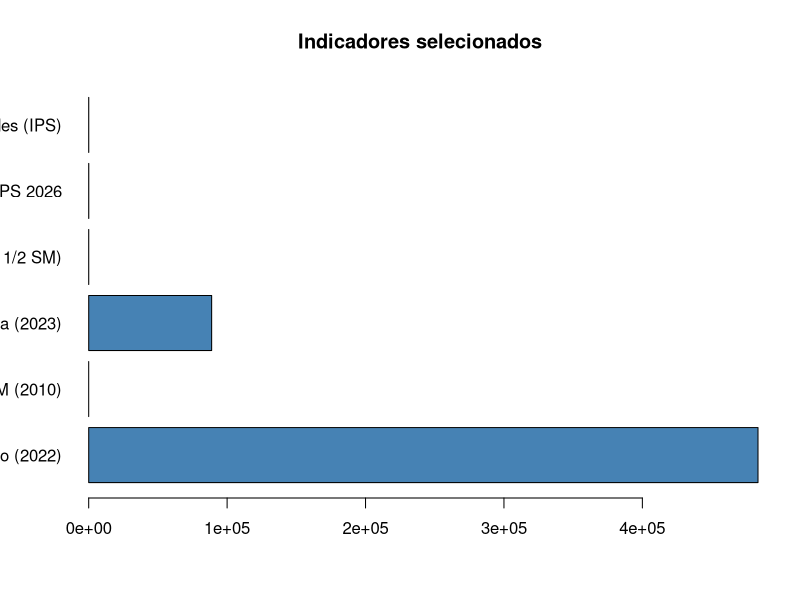
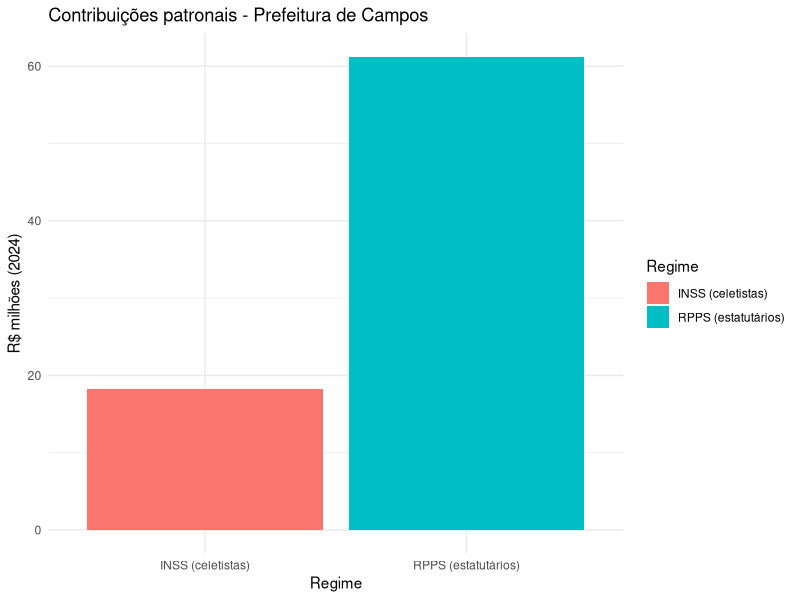
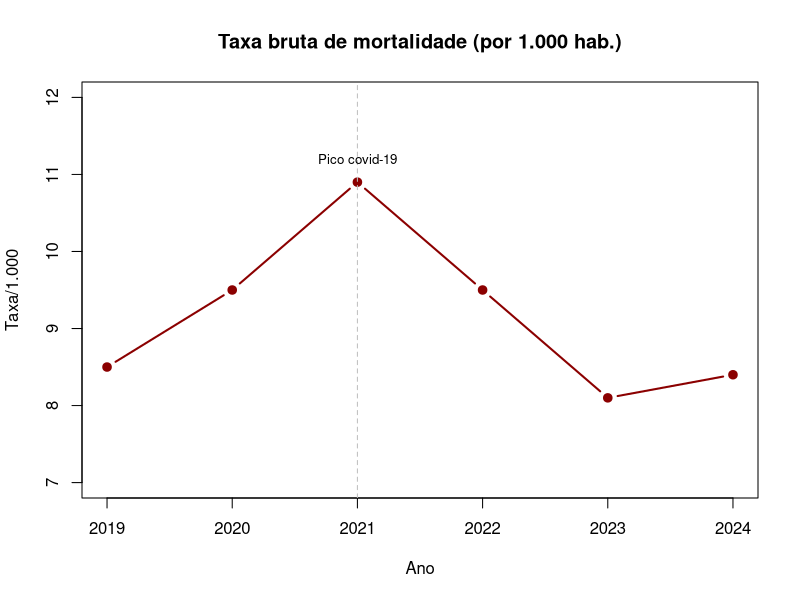
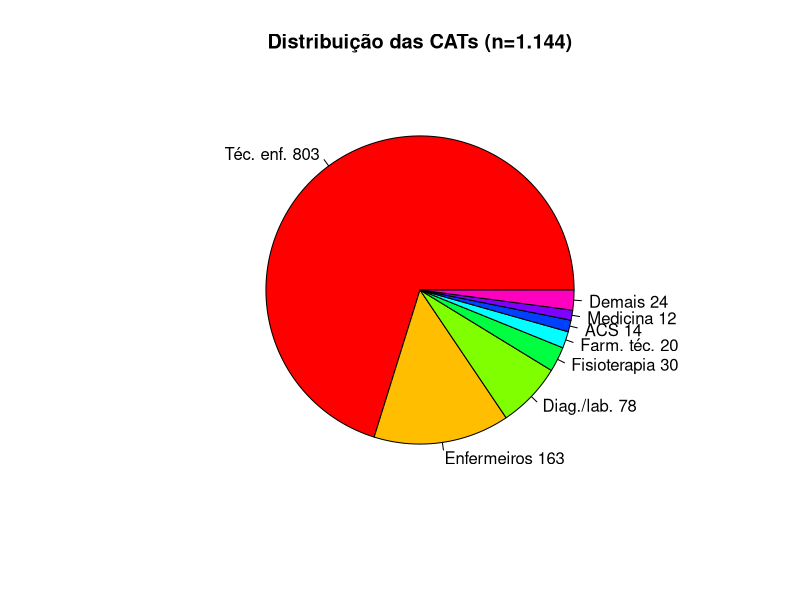
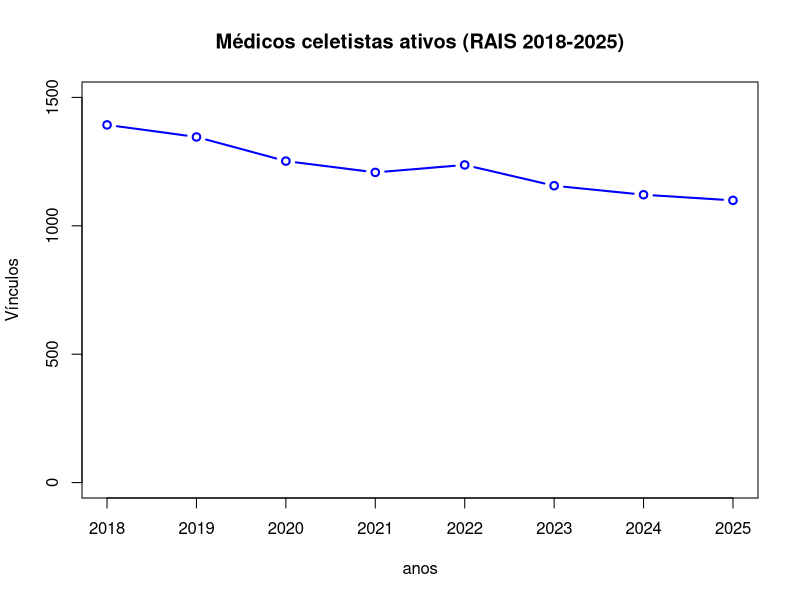
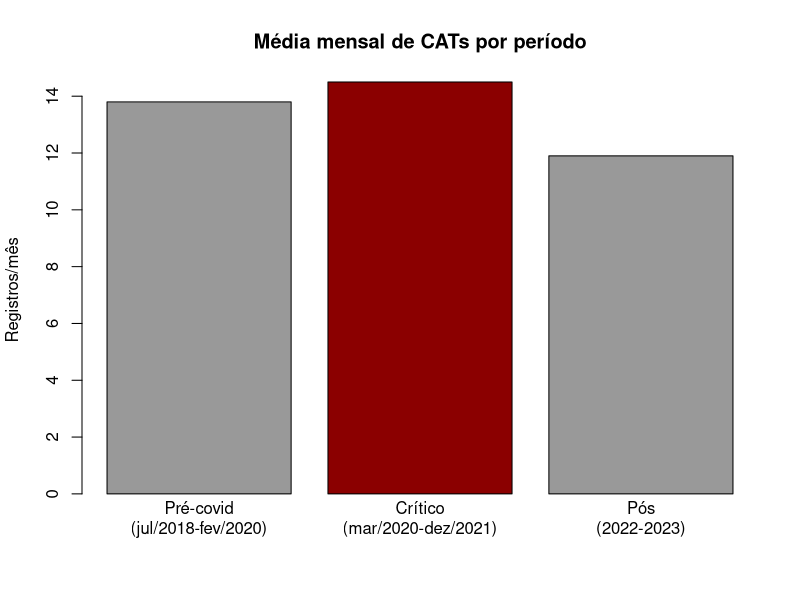

Here is the R script that generated these plots, in order:
## ---- chunk 1
dados <- data.frame(
  Indicador = c("População (2022)", "IDHM (2010)", "PIB per capita (2023)", 
                "Pobreza (< 1/2 SM)", "IPS 2026", "Oportunidades (IPS)"),
  Valor = c(483540, 0.716, 88831, 37.7, 62.68, 48.6)
)
barplot(dados$Valor, names.arg=dados$Indicador, horiz=TRUE, las=1, 
        col="steelblue", main="Indicadores selecionados")
## ---- chunk 2
 library(ggplot2)
 df <- data.frame(
   Regime = c("RPPS (estatutários)", "INSS (celetistas)"),
   Contribuicoes = c(61.2, 18.3)
 )
 ggplot(df, aes(x=Regime, y=Contribuicoes, fill=Regime)) +
   geom_col() + ylab("R$ milhões (2024)") + theme_minimal() +
   ggtitle("Contribuições patronais - Prefeitura de Campos")
## ---- chunk 3
anos <- 2019:2024
taxas <- c(8.5, 9.5, 10.9, 9.5, 8.1, 8.4)
plot(anos, taxas, type="b", col="darkred", lwd=2, pch=19,
     main="Taxa bruta de mortalidade (por 1.000 hab.)",
     ylim=c(7,12), xlab="Ano", ylab="Taxa/1.000")
abline(v=2021, lty=2, col="gray")
text(2021, 11.2, "Pico covid-19", cex=0.8)
## ---- chunk 4
cats <- c(803, 163, 78, 30, 20, 14, 12, 24)
nomes <- c("Téc. enf.", "Enfermeiros", "Diag./lab.", "Fisioterapia",
           "Farm. téc.", "ACS", "Medicina", "Demais")
pie(cats, labels=paste(nomes, cats), col=rainbow(8), 
    main="Distribuição das CATs (n=1.144)")
## ---- chunk 5
anos <- 2018:2025
med_rais <- c(1393, 1346, 1252, 1208, 1237, 1156, 1121, 1099)
plot(anos, med_rais, type="b", col="blue", lwd=2, ylim=c(0,1500),
     main="Médicos celetistas ativos (RAIS 2018-2025)", ylab="Vínculos")
## ---- chunk 6
periodos <- c("Pré-covid\n(jul/2018-fev/2020)", 
              "Crítico\n(mar/2020-dez/2021)", 
              "Pós\n(2022-2023)")
medias <- c(13.8, 14.5, 11.9)
barplot(medias, names.arg=periodos, col=c("gray60", "darkred", "gray60"),
        main="Média mensal de CATs por período", ylab="Registros/mês")
